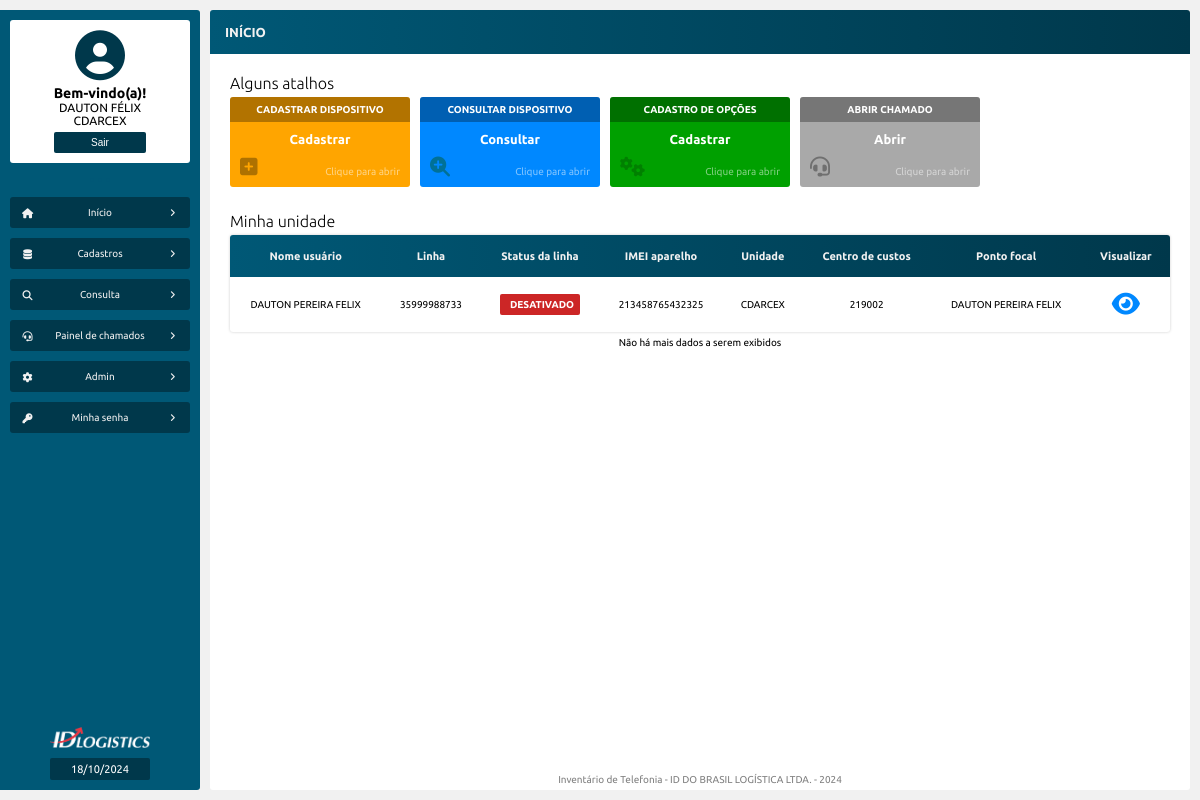
Before: /inicio.php (signed in) with the older database file.
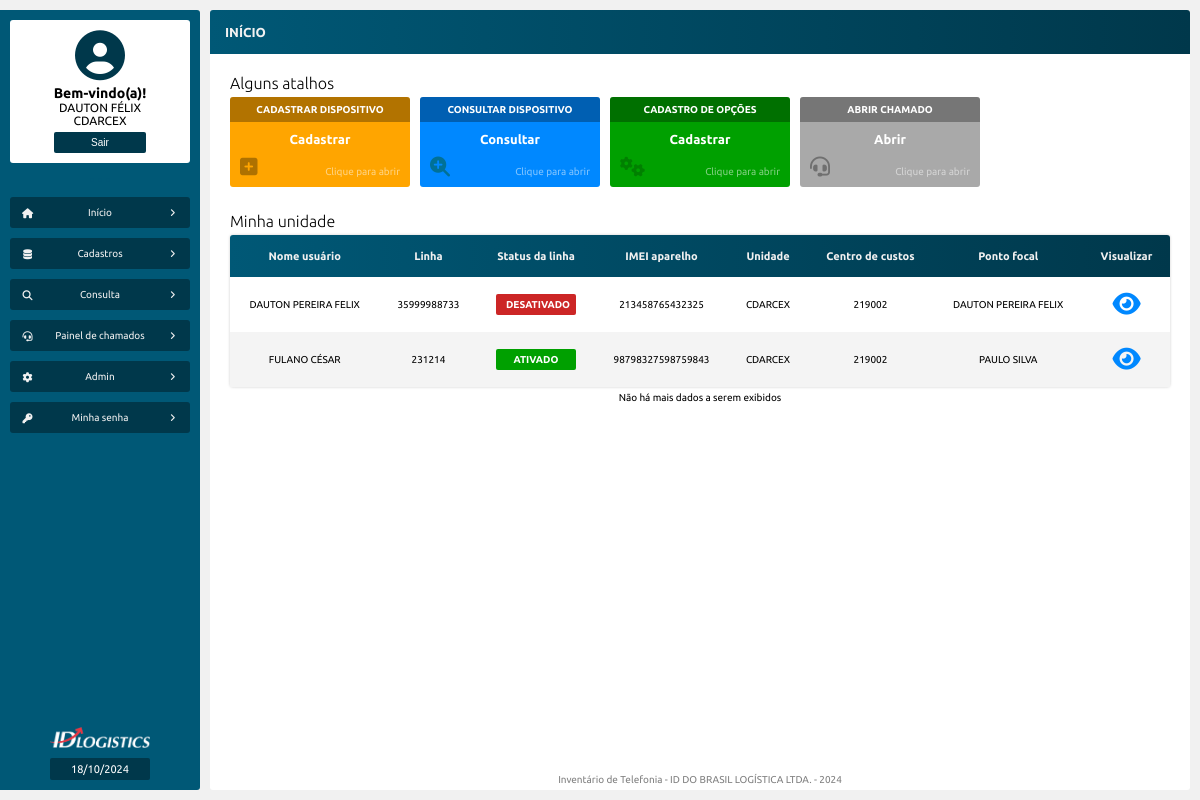
After: the same page with the newer database file.
### tables this page shows
CREATE TABLE `tb_dispositivos` (
  `id` int NOT NULL AUTO_INCREMENT,
  `possui_linha` varchar(45) DEFAULT NULL,
  `linha` varchar(100) DEFAULT NULL,
  `operadora` varchar(100) DEFAULT NULL,
  `servico` varchar(100) DEFAULT NULL,
  `perfil` varchar(100) DEFAULT NULL,
  `status` varchar(100) DEFAULT NULL,
  `data_ativacao` varchar(100) DEFAULT NULL,
  `sim_card` varchar(100) DEFAULT NULL,
  `possui_aparelho` varchar(45) DEFAULT NULL,
  `marca_aparelho` varchar(100) DEFAULT NULL,
  `modelo_aparelho` varchar(100) DEFAULT NULL,
  `imei_aparelho` varchar(100) DEFAULT NULL,
  `gestao_mdm` varchar(100) DEFAULT NULL,
  `unidade` varchar(100) DEFAULT NULL,
  `centro_custo` varchar(100) DEFAULT NULL,
  `uf` varchar(10) DEFAULT NULL,
  `canal` varchar(100) DEFAULT NULL,
  `ponto_focal` varchar(100) DEFAULT NULL,
  `gestor` varchar(100) DEFAULT NULL,
  `possui_usuario` varchar(45) DEFAULT NULL,
  `nome` varchar(100) DEFAULT NULL,
  `matricula` varchar(100) DEFAULT NULL,
  `email` varchar(100) DEFAULT NULL,
  `funcao` varchar(100) DEFAULT NULL,
  PRIMARY KEY (`id`),
  FULLTEXT KEY `linha` (`linha`,`operadora`,`servico`,`perfil`,`status`,`sim_card`,`marca_aparelho`,`modelo_aparelho`,`imei_aparelho`,`unidade`,`centro_custo`,`uf`,`ponto_focal`,`gestor`,`nome`,`matricula`)
);

### src/model/Telefonia.php (called while the page is built, shortened)
<?php
class Telefonia
{
    private PDO $pdo;
    public function __construct(PDO $pdo)
    {
        $this->pdo = $pdo;
    }
    public function exibeDispositivosMinhaUnidade(): array
    {
        $sql = "SELECT * FROM tb_dispositivos WHERE unidade = :unidade_usuario";
        $stmt = $this->pdo->prepare($sql);
        $stmt->bindValue(':unidade_usuario', $_SESSION['unidade']);
        $stmt->execute();
        $resultado = $stmt->fetchAll(PDO::FETCH_ASSOC);
        return $resultado;
    }
}

### inicio.php (the view, shortened to what the changed rows need)
<?php
require_once "src/config/conexao_bd.php";
$dadoDispositivo = new Telefonia($pdo);
$exibeDispositivosMinhaUnidade = $dadoDispositivo->exibeDispositivosMinhaUnidade();
?>
<!DOCTYPE html>
<html>
<head>
    <?php
    require_once "src/views/layout/head.php";
    ?>
</head>
<body>
    <main class="corpo">
        <section class="principal">
            <article class="conteudo">
                <section class="conteudo-center">
                    <article class="conteudo-center-boxs">
                        <div class="conteudo-center-box-01">
                            <h1>Alguns atalhos</h1>
                        </div>
                        <div class="conteudo-center-box-02">
                            <h1>Minha unidade</h1>
                            <table>
                                <thead>
                                    <tr>
                                        <td>Nome usuário</td>
                                        <td>Linha</td>
                                        <td>Status da linha</td>
                                        <td>IMEI aparelho</td>
                                        <td>Unidade</td>
                                        <td>Centro de custos</td>
                                        <td>Ponto focal</td>
                                        <td>Visualizar</td>
                                    </tr>
                                </thead>
                                <tbody>
                                    <?php foreach($exibeDispositivosMinhaUnidade as $dadoDispositivo) : ?>
                                    <tr>
                                        <td><?= htmlentities($dadoDispositivo['nome']) ?></td>
                                        <td><?= htmlentities($dadoDispositivo['linha']) ?></td>
                                        <td id="Status"><p><?= htmlentities($dadoDispositivo['status']) ?></p></td>
                                        <td><?= htmlentities($dadoDispositivo['imei_aparelho']) ?></td>
                                        <td><?= htmlentities($dadoDispositivo['unidade']) ?></td>
                                        <td><?= htmlentities($dadoDispositivo['centro_custo']) ?></td>
                                        <td><?= htmlentities($dadoDispositivo['ponto_focal']) ?></td>
                                        <td>
                                            <a href="visualiza_chamado.php?id=<?= $dadoDispositivo['id'] ?>"><i class="fa-solid fa-eye"></i></a>
                                        </td>
                                    </tr>
                                    <?php endforeach ?>
                                </tbody>
                            </table>
                        </div>
                    </article>
                </section>
            </article>
        </section>
    </main>
</body>
</html>

Changed rows visible on the page:
added tb_dispositivos: nome "FULANO CÉSAR", linha "231214", status "ATIVADO", imei_aparelho "98798327598759843", unidade "CDARCEX", centro_custo "219002", ponto_focal "PAULO SILVA"
